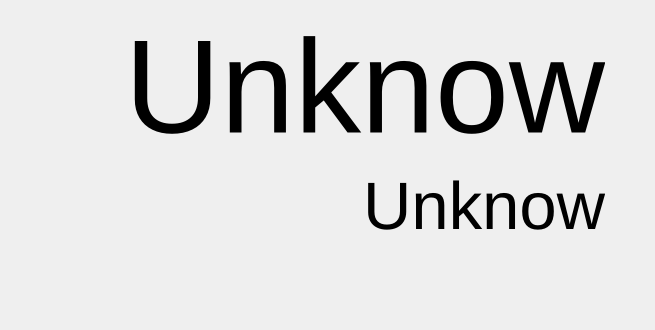
<?xml version="1.0" encoding="UTF-8"?>
<ui version="4.0">
 <class>BaseWindow</class>
 <widget class="QWidget" name="BaseWindow">
  <property name="geometry">
   <rect>
    <x>0</x>
    <y>0</y>
    <width>655</width>
    <height>330</height>
   </rect>
  </property>
  <property name="windowTitle">
   <string>Form</string>
  </property>
  <layout class="QGridLayout" name="gridLayout">
   <property name="rightMargin">
    <number>50</number>
   </property>
   <item row="0" column="0">
    <widget class="QLabel" name="LabelTitle">
     <property name="sizePolicy">
      <sizepolicy hsizetype="MinimumExpanding" vsizetype="Preferred">
       <horstretch>0</horstretch>
       <verstretch>0</verstretch>
      </sizepolicy>
     </property>
     <property name="maximumSize">
      <size>
       <width>16777215</width>
       <height>16777215</height>
      </size>
     </property>
     <property name="font">
      <font>
       <pointsize>100</pointsize>
      </font>
     </property>
     <property name="text">
      <string>Unknow</string>
     </property>
     <property name="alignment">
      <set>Qt::AlignRight|Qt::AlignTrailing|Qt::AlignVCenter</set>
     </property>
     <property name="margin">
      <number>0</number>
     </property>
     <property name="indent">
      <number>-1</number>
     </property>
    </widget>
   </item>
   <item row="1" column="0">
    <widget class="QLabel" name="labelVersion">
     <property name="sizePolicy">
      <sizepolicy hsizetype="MinimumExpanding" vsizetype="Preferred">
       <horstretch>0</horstretch>
       <verstretch>0</verstretch>
      </sizepolicy>
     </property>
     <property name="font">
      <font>
       <pointsize>50</pointsize>
      </font>
     </property>
     <property name="text">
      <string>Unknow</string>
     </property>
     <property name="alignment">
      <set>Qt::AlignRight|Qt::AlignTop|Qt::AlignTrailing</set>
     </property>
    </widget>
   </item>
  </layout>
 </widget>
 <resources/>
 <connections/>
</ui>
